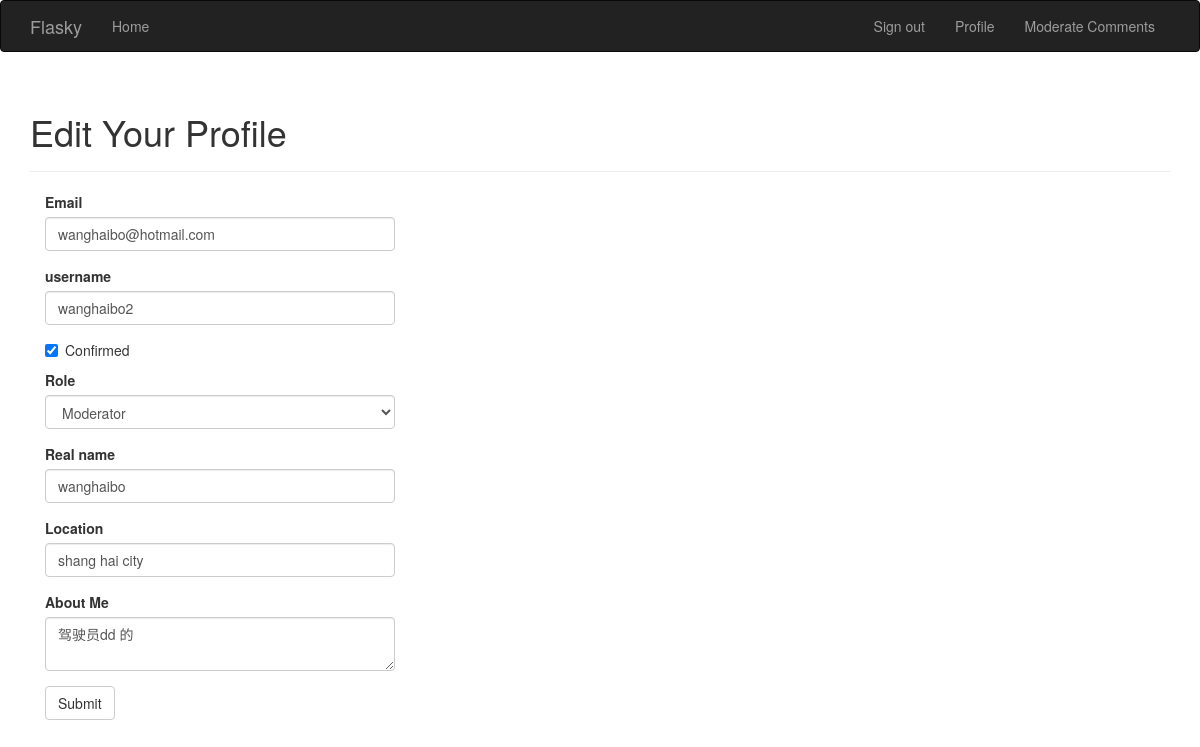
/edit-profile/3 (signed in), run on the app's committed database.
### app/models.py (models this page shows, shortened)
class User(UserMixin, db.Model):
    __tablename__ = 'users'
    id = db.Column(db.Integer, primary_key=True)
    email = db.Column(db.String(64), unique=True, index=True)
    username = db.Column(db.String(64), unique=True, index=True)
    password_hash = db.Column(db.String(128))
    role_id = db.Column(db.Integer, db.ForeignKey('roles.id'))
    confirmed = db.Column(db.Boolean, default=False)
    name = db.Column(db.String(64))      # ????
    location = db.Column(db.String(64))  # ??
    about_me = db.Column(db.Text())      # ????
    member_since = db.Column(db.DateTime(), default=datetime.utcnow) # ????
    last_seen = db.Column(db.DateTime(), default=datetime.utcnow)    # ??????
    posts = db.relationship('Post', backref='author', lazy='dynamic')
    followed = db.relationship('Follow',
                               foreign_keys=[Follow.follower_id],
                               backref=db.backref('follower', lazy='joined'),
                               lazy='dynamic',
                               cascade='all, delete-orphan')
    followers = db.relationship('Follow',
                                foreign_keys=[Follow.followed_id],
                                backref=db.backref('followed', lazy='joined'),
                                lazy='dynamic',
                                cascade='all, delete-orphan')
    comments = db.relationship('Comment', backref='author', lazy='dynamic')
    @property
    def password(self):
        raise AttributeError('password is not a readable attribute')
    def can(self, permissions):
        return self.role is not None and (self.role.permissions & permissions) == permissions
    def ping(self):
        self.last_seen = datetime.utcnow()
        db.session.add(self)

### app/main/views.py (the view, shortened to what this page needs)
@main.route('/edit-profile/<int:id>', methods=['GET', 'POST'])
@login_required
@admin_required
def edit_profile_admin(id):
    user = User.query.get_or_404(id)
    form = EditProfileAdminForm(user=user)
    form.email.data = user.email
    form.username.data = user.username
    form.confirmed.data = user.confirmed
    form.role.data = user.role_id
    form.name.data = user.name
    form.location.data = user.location
    form.about_me.data = user.about_me
    return render_template('edit_profile.html', form=form, user=user)

### app/main/forms.py (shortened to what this page needs)
class EditProfileAdminForm(FlaskForm):
    email = StringField('Email', validators=[DataRequired(), Length(1, 64), Email()])
    username = StringField('username', validators=[
        DataRequired(),
        Length(1, 64),
        Regexp('^[A-Za-z][A-Za-z0-9_.]*$', 0,
               'Usernames must have only letters,'
               'numbers, dots or underscores')
    ])
    confirmed = BooleanField('Confirmed')
    role = SelectField('Role', coerce=int)
    name = StringField('Real name', validators=[Length(0, 64)])
    location = StringField('Location', validators=[Length(0, 64)])
    about_me = TextAreaField('About Me')
    submit = SubmitField('Submit')
    def __init__(self, user, *args, **kwargs):
        super(EditProfileAdminForm, self).__init__(*args, **kwargs)
        self.role.choices = [(role.id, role.name)
                             for role in Role.query.order_by(Role.name).all()]
        self.user = user

### app/auth/views.py (called while the page is built)
@auth.before_app_request
def before_request():
    if current_user.is_authenticated:
        current_user.ping()   # refresh last seen
        if not current_user.confirmed and request.endpoint[:5] != 'auth.':
            return redirect(url_for('auth.unconfirmed'))

### app/main/__init__.py (called while the page is built)
@main.app_context_processor
def inject_permissions():
    return dict(Permission=Permission)

### app/models.py (called while the page is built)
@login_manager.user_loader
def load_user(user_id):
    return User.query.get(int(user_id))

### app/templates/edit_profile.html (shortened to what this page needs)
{% extends 'base.html' %}
{% import 'bootstrap/wtf.html' as wtf %}
{% block page_content %}
<div class="page-header">
    <h1>Edit Your Profile</h1>
</div>
<div class="col-md-4">
{{ wtf.quick_form(form) }}
</div>
{% endblock %}

### data on the page
User: email "wanghaibo@hotmail.com", username "wanghaibo2", confirmed "☑", role "Moderator", name "wanghaibo", location "shang hai city", about_me "驾驶员dd 的"
